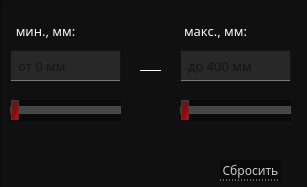
   <widget class="QWidget" name="videoLen">
    <property name="geometry">
     <rect>
      <x>0</x>
      <y>0</y>
      <width>307</width>
      <height>187</height>
     </rect>
    </property>
    <attribute name="icon">
     <iconset>
      <normaloff>../../images/down-arrow.png</normaloff>../../images/down-arrow.png</iconset>
    </attribute>
    <attribute name="label">
     <string>Макс. длина видеок-ты [мм]</string>
    </attribute>
    <widget class="QFrame" name="framLen">
     <property name="geometry">
      <rect>
       <x>0</x>
       <y>0</y>
       <width>311</width>
       <height>191</height>
      </rect>
     </property>
     <property name="styleSheet">
      <string notr="true">QFrame{
	background-color: #101010;
}
</string>
     </property>
     <property name="frameShape">
      <enum>QFrame::StyledPanel</enum>
     </property>
     <property name="frameShadow">
      <enum>QFrame::Raised</enum>
     </property>
     <widget class="QPushButton" name="btnResetVideoLen">
      <property name="geometry">
       <rect>
        <x>220</x>
        <y>160</y>
        <width>61</width>
        <height>21</height>
       </rect>
      </property>
      <property name="font">
       <font>
        <family>Montserrat Medium</family>
        <pointsize>9</pointsize>
       </font>
      </property>
      <property name="styleSheet">
       <string notr="true">QPushButton
{
background-color: rgb(10, 10, 10);
color:  rgb(200,200, 200);
border: 0px;
border-bottom: 1px dotted rgb(200, 200, 200);
}

QPushButton::hover
{
color: red;
border-bottom: 1px dotted red;
}
</string>
      </property>
      <property name="text">
       <string>Сбросить</string>
      </property>
     </widget>
     <widget class="Line" name="line_7">
      <property name="geometry">
       <rect>
        <x>140</x>
        <y>70</y>
        <width>21</width>
        <height>19</height>
       </rect>
      </property>
      <property name="styleSheet">
       <string notr="true">border:0px;
border-top: 1px solid white;</string>
      </property>
      <property name="orientation">
       <enum>Qt::Horizontal</enum>
      </property>
     </widget>
     <widget class="QSlider" name="sliderVideoLenMin">
      <property name="geometry">
       <rect>
        <x>10</x>
        <y>100</y>
        <width>111</width>
        <height>21</height>
       </rect>
      </property>
      <property name="styleSheet">
       <string notr="true">QSlider{
	background-color: rgb(10, 10, 10);
}
QSlider::groove:horizontal {
border: 1px solid #bbb;
background: rgb(160,160,160);
height:6px;
}

QSlider::sub-page:horizontal {
border: 1px solid rgb(60,60,60);
background: qlineargradient(spread:pad, x1:0, y1:1, x2:1, y2:0, stop:0.125 rgba(66, 68, 68, 255), stop:0.426136 rgba(117, 19, 19, 255), stop:0.852273 rgba(255, 0, 0, 255));

color: rgb(144, 144, 144);
height: 6px;
}

QSlider::add-page:horizontal {
border: 1px solid rgb(75,75,75);
background: rgb(70,70,70);
}

QSlider::handle:horizontal {
border: 1px solid rgb(60,60,60);
background:qlineargradient(spread:pad, x1:1, y1:1, x2:0, y2:0.057, stop:0 rgba(255, 0, 0, 255), stop:0.398876 rgba(165, 0, 0, 255), stop:0.994318 rgba(46, 48, 49, 255));
width: 6px;
margin-top: -7px;
margin-bottom: -7px;
}

QSlider::handle:horizontal:hover {
border: 1px solid rgb(60,60,60);
background: qlineargradient(x1:0, y1:0, x2:1, y2:1,
    stop:0 rgb(105,105,105), stop:1 rgb(250,0,0));
width: 9px;
margin-top: -7px;
margin-bottom: -7px;
}


QSlider::sub-page:horizontal:disabled {
background: #bbb;
border-color: #999;
}

QSlider::add-page:horizontal:disabled {
background: #eee;
border-color: #999;
}

QSlider::handle:horizontal:disabled {
background: #eee;
border: 1px solid #aaa;
border-radius: 4px;
}</string>
      </property>
      <property name="value">
       <number>0</number>
      </property>
      <property name="orientation">
       <enum>Qt::Horizontal</enum>
      </property>
      <property name="invertedAppearance">
       <bool>false</bool>
      </property>
      <property name="invertedControls">
       <bool>false</bool>
      </property>
     </widget>
     <widget class="QLabel" name="lbMaxVideoLen">
      <property name="geometry">
       <rect>
        <x>180</x>
        <y>20</y>
        <width>71</width>
        <height>21</height>
       </rect>
      </property>
      <property name="font">
       <font>
        <family>Montserrat Medium</family>
        <pointsize>10</pointsize>
        <weight>50</weight>
        <bold>false</bold>
       </font>
      </property>
      <property name="styleSheet">
       <string notr="true">	color: #fffafa;
	border: 0px;
</string>
      </property>
      <property name="text">
       <string>макс., мм:</string>
      </property>
      <property name="alignment">
       <set>Qt::AlignCenter</set>
      </property>
     </widget>
     <widget class="QLabel" name="lbMinVideoLen">
      <property name="geometry">
       <rect>
        <x>10</x>
        <y>20</y>
        <width>71</width>
        <height>21</height>
       </rect>
      </property>
      <property name="font">
       <font>
        <family>Montserrat Medium</family>
        <pointsize>10</pointsize>
        <weight>50</weight>
        <bold>false</bold>
       </font>
      </property>
      <property name="styleSheet">
       <string notr="true">	color: #fffafa;
	border: 0px;
</string>
      </property>
      <property name="text">
       <string>мин., мм:</string>
      </property>
      <property name="alignment">
       <set>Qt::AlignCenter</set>
      </property>
     </widget>
     <widget class="QSlider" name="sliderVideoLenMax">
      <property name="geometry">
       <rect>
        <x>180</x>
        <y>100</y>
        <width>111</width>
        <height>21</height>
       </rect>
      </property>
      <property name="styleSheet">
       <string notr="true">QSlider{
	background-color: rgb(10, 10, 10);
}
QSlider::groove:horizontal {
border: 1px solid #bbb;
background: rgb(160,160,160);
height:6px;
}

QSlider::sub-page:horizontal {
border: 1px solid rgb(60,60,60);
background: qlineargradient(spread:pad, x1:0, y1:1, x2:1, y2:0, stop:0.125 rgba(66, 68, 68, 255), stop:0.426136 rgba(117, 19, 19, 255), stop:0.852273 rgba(255, 0, 0, 255));

color: rgb(144, 144, 144);
height: 6px;
}

QSlider::add-page:horizontal {
border: 1px solid rgb(75,75,75);
background: rgb(70,70,70);
}

QSlider::handle:horizontal {
border: 1px solid rgb(60,60,60);
background:qlineargradient(spread:pad, x1:1, y1:1, x2:0, y2:0.057, stop:0 rgba(255, 0, 0, 255), stop:0.398876 rgba(165, 0, 0, 255), stop:0.994318 rgba(46, 48, 49, 255));
width: 6px;
margin-top: -7px;
margin-bottom: -7px;
}

QSlider::handle:horizontal:hover {
border: 1px solid rgb(60,60,60);
background: qlineargradient(x1:0, y1:0, x2:1, y2:1,
    stop:0 rgb(105,105,105), stop:1 rgb(250,0,0));
width: 9px;
margin-top: -7px;
margin-bottom: -7px;
}


QSlider::sub-page:horizontal:disabled {
background: #bbb;
border-color: #999;
}

QSlider::add-page:horizontal:disabled {
background: #eee;
border-color: #999;
}

QSlider::handle:horizontal:disabled {
background: #eee;
border: 1px solid #aaa;
border-radius: 4px;
}</string>
      </property>
      <property name="value">
       <number>0</number>
      </property>
      <property name="orientation">
       <enum>Qt::Horizontal</enum>
      </property>
      <property name="invertedAppearance">
       <bool>false</bool>
      </property>
      <property name="invertedControls">
       <bool>false</bool>
      </property>
     </widget>
     <widget class="QLineEdit" name="leMaxVideoLen">
      <property name="geometry">
       <rect>
        <x>180</x>
        <y>50</y>
        <width>111</width>
        <height>31</height>
       </rect>
      </property>
      <property name="font">
       <font>
        <family>Montserrat Medium</family>
        <pointsize>10</pointsize>
       </font>
      </property>
      <property name="styleSheet">
       <string notr="true">QLineEdit{
	padding-left: 5px;
	border: 1px solid rgb(20,20,20);
	background-color: rgb(40,40,40);
	border-bottom: 1px solid  rgb(120,120,120);
	selection-background-color: rgb(105, 0, 0);
}

QLineEdit:hover{
	background-color: rgb(55,55,55);
	border-bottom: 1px solid  red;
}</string>
      </property>
      <property name="placeholderText">
       <string>до 400 мм</string>
      </property>
     </widget>
     <widget class="QLineEdit" name="leMinVideoLen">
      <property name="geometry">
       <rect>
        <x>10</x>
        <y>50</y>
        <width>111</width>
        <height>31</height>
       </rect>
      </property>
      <property name="font">
       <font>
        <family>Montserrat Medium</family>
        <pointsize>10</pointsize>
       </font>
      </property>
      <property name="styleSheet">
       <string notr="true">QLineEdit{
	padding-left: 5px;
	border: 1px solid rgb(20,20,20);
	background-color: rgb(40,40,40);
	border-bottom: 1px solid  rgb(120,120,120);
	selection-background-color: rgb(105, 0, 0);
}

QLineEdit:hover{
	background-color: rgb(55,55,55);
	border-bottom: 1px solid  red;
}</string>
      </property>
      <property name="placeholderText">
       <string>от 0 мм</string>
      </property>
     </widget>
    </widget>
   </widget>
